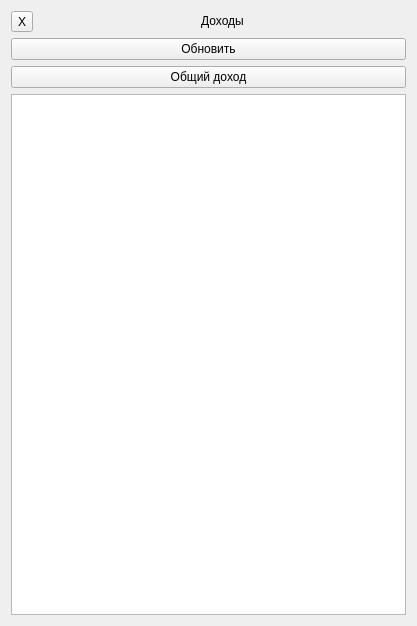
<?xml version="1.0" encoding="UTF-8"?>
<ui version="4.0">
 <class>IncomeForm</class>
 <widget class="QWidget" name="IncomeForm">
  <property name="geometry">
   <rect>
    <x>0</x>
    <y>0</y>
    <width>417</width>
    <height>626</height>
   </rect>
  </property>
  <property name="minimumSize">
   <size>
    <width>417</width>
    <height>0</height>
   </size>
  </property>
  <property name="windowTitle">
   <string>Form</string>
  </property>
  <layout class="QGridLayout" name="gridLayout">
   <item row="0" column="0">
    <widget class="QToolButton" name="toolButton_close">
     <property name="text">
      <string>X</string>
     </property>
    </widget>
   </item>
   <item row="0" column="1">
    <widget class="QLabel" name="label_Income">
     <property name="text">
      <string>&lt;html&gt;&lt;head/&gt;&lt;body&gt;&lt;p align=&quot;center&quot;&gt;Доходы&lt;/p&gt;&lt;/body&gt;&lt;/html&gt;</string>
     </property>
    </widget>
   </item>
   <item row="1" column="0" colspan="2">
    <widget class="QPushButton" name="pushButton_refresh">
     <property name="text">
      <string>Обновить</string>
     </property>
    </widget>
   </item>
   <item row="2" column="0" colspan="2">
    <widget class="QPushButton" name="pushButton_AllIncome">
     <property name="text">
      <string>Общий доход</string>
     </property>
    </widget>
   </item>
   <item row="3" column="0" colspan="2">
    <widget class="QTableView" name="tableView_Income"/>
   </item>
  </layout>
 </widget>
 <resources/>
 <connections/>
</ui>
